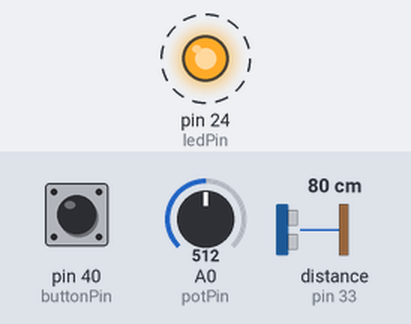
This sketch was run on a simulated Arduino Mega 2560, built with avr-gcc and run on an emulated ATmega2560. Shown: output pins drawn as LEDs (lit = HIGH). Dashed ring = blinking. The test bench sets the inputs (shaded band); at power-on: A0 (potPin) = 512, pin 40 (buttonPin) HIGH, distance to the obstacle (sensor on pin 33) 80 cm. What the sketch prints to the serial monitor is not drawn.

Above: at 1.2 s.
1.3 s: A0 (potPin) set to 122
At 1.49 s:
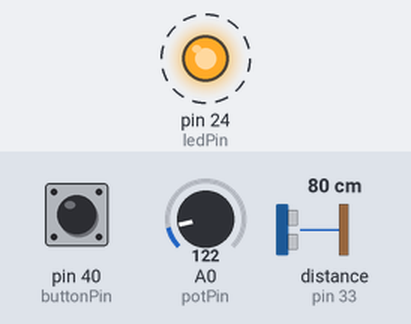
4.3 s: pin 40 (buttonPin) pulled LOW for 3.2 s
At 4.3 s:
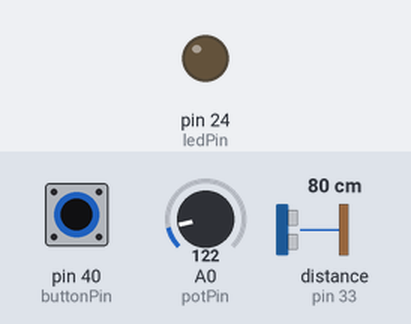
10.5 s: distance to the obstacle (sensor on pin 33) set to 2 cm
13.5 s: A0 (potPin) set to 0
At 14.01 s:
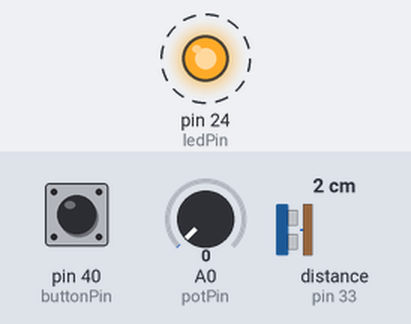
16.5 s: distance to the obstacle (sensor on pin 33) set to 250 cm
At 17.4 s:
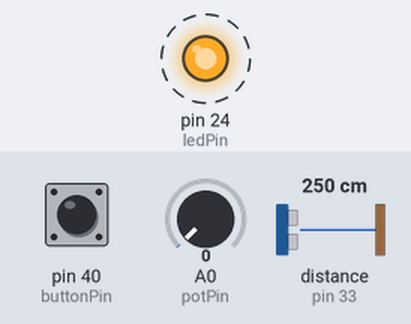
19.5 s: pin 40 (buttonPin) pulled LOW for 1 s
Timing chart, 0 to 24.5 s (numbered marks = the images above; inputs shaded):
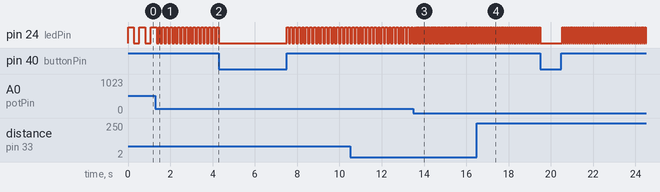

The sketch:

MidiMitra.ino
```cpp
/*
* Edit the Ultrasonic.cpp file, changing Time_out
* to value 30000
*/
#include <Ultrasonic.h>

/*
* Constants
*/
const int MINDELAY = 30;
const int MAXDELAY = 500;

/*
* Pins
*/
const int ledPin = 24;
const int potPin = 0;
const int buttonPin = 40;

// Led variables
int ledStatus = LOW;
// Pot variables
int potValue = 0;
// Ultrasonic sensor
Ultrasonic ultrasonic(32,33);
int distance;
// MIDI
int note;

void setup() {
  // Initialize serial communications at 9600 bps:
  //Serial.begin(9600);
  Serial.begin(31250);
  // Set led pin as output
  pinMode(ledPin, OUTPUT);
  // Set button pin as output
  pinMode(buttonPin, INPUT);
  digitalWrite(buttonPin, HIGH);
}

/*
* Each time this function is called the led
* changes state
*/
void changeLedState(){
  if(ledStatus == HIGH){
     digitalWrite(ledPin, LOW);
     ledStatus = LOW;
  } else {
     digitalWrite(ledPin, HIGH);
     ledStatus = HIGH;
  }
}

/*
* Reads the potentiometer value and maps it
* to a delay (ms)
*/
int readDelay(){
   potValue = analogRead(potPin);
   return map(potValue, 0, 1023, MINDELAY, MAXDELAY);
}

/*
* Reads if the button is pressed
*/
boolean isButtonPressed(){
    if(digitalRead(buttonPin) == HIGH){
      return true;
    } else {
      return false;
    }
}

/*
*   Midi notes ranging from 0×18 to 0×46
*   Distance ranging from 0 to 517 (After editing Ultrasonic.cpp)
*/
int getNote(int distance){
   return map(distance, 0, 517, 0x18, 0x46);
}

/*
* Write note
*/
void noteOn(int cmd, int pitch, int velocity) {
  Serial.write(cmd);
  Serial.write(pitch);
  Serial.write(velocity);
}


void loop() {
  /*
  * Application Logic:
  *   If the button is pressed check the distance from the ultrasonic sensor
  *   and the value of the potentiometer. The distance as to be assigned to a
  *   Midi value while the value of the potentiometer sets the frequency.
  *   The led is just for fun :)
  */

  if(isButtonPressed()){
      changeLedState();

      note = getNote(ultrasonic.Ranging(CM));
      noteOn(0x90, note, 0x45);

      delay(readDelay());
  } else {
    digitalWrite(ledPin, LOW);
  }
}
```

Measured:
- after the input at 1.3 s, pin 24 (ledPin): alternates HIGH for 0.09 s and LOW for 0.09 s, starting after 0.14 s
- after the input at 13.5 s, pin 24 (ledPin): alternates HIGH for 0.03 s and LOW for 0.03 s, starting after 0.10 s
- after the input at 16.5 s, pin 24 (ledPin): alternates HIGH for 0.05 s and LOW for 0.05 s, starting after 0.15 s
- by itself, pin 24 (ledPin): alternates HIGH for 0.27 s and LOW for 0.27 s
